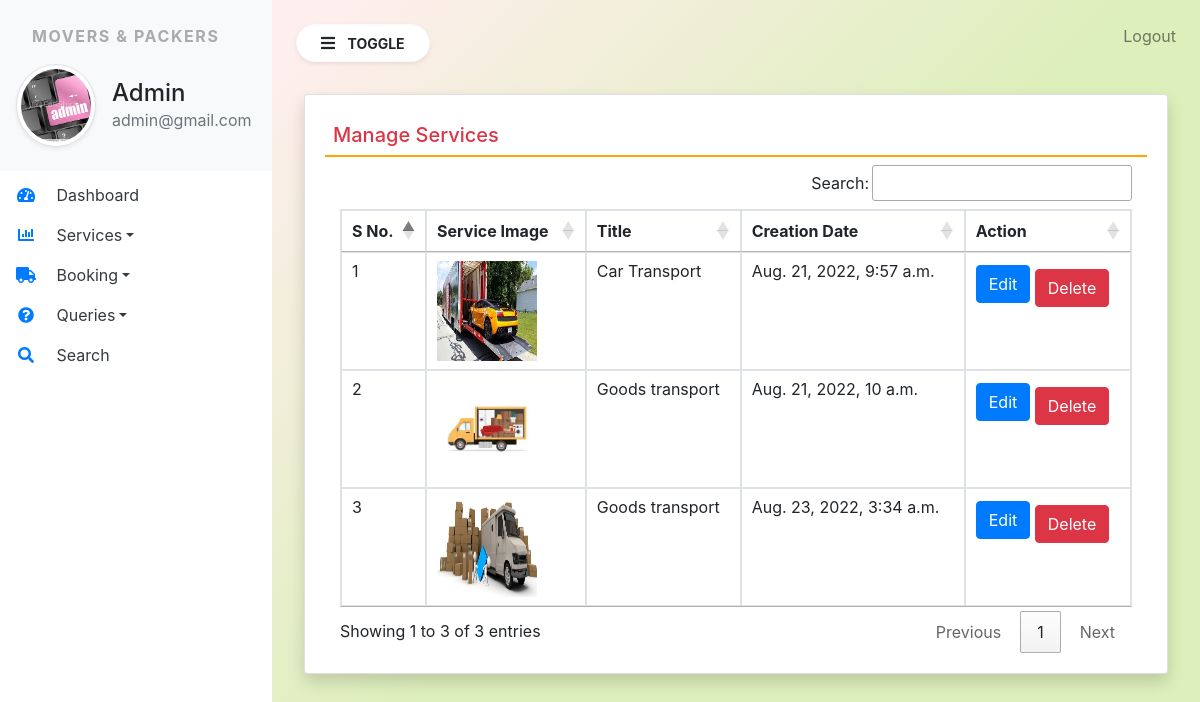
/manage_services (signed in), run on the app's committed database.
### moverspackers/models.py (models this page shows, shortened)
class Services(models.Model):
    title = models.CharField(max_length=200,null=True)
    description = models.CharField(max_length=5000,null=True)
    image = models.FileField(null=True)
    creationdate = models.DateTimeField(auto_now_add=True)

### moverspackers/views.py (the view)
# urls.py: path('manage_services',manage_services,name="manage_services"),
def manage_services(request):
    if not request.user.is_authenticated:
        return redirect('admin_login')
    services = Services.objects.all()
    return render(request,'manage_services.html',locals())

### moverspackers/templates/manage_services.html
{% extends 'admin_base.html' %}
{% block main %}
<div class="card shadow m-2">
    <div class="card-body">
        <h5 class="p-2 text-danger" style="border-bottom: 2px solid orange;">Manage Services </h5>
        <div class="container-fluid">
            <table class="table table-bordered" id="example">
                <thead>
                    <tr>
                     <th>S No.</th>
                     <th>Service Image</th>
                     <th>Title</th>
                     <th>Creation Date</th>
                     <th>Action</th>
                    </tr>
                </thead>
                <tbody>
                   {% for i in services %}
                   <tr>
                       <td>{{forloop.counter}}</td>
                       <td><img src="{{i.image.url}}" width="100" height="100"> </td>
                       <td>{{i.title}}</td>
                       <td>{{i.creationdate}}</td>
                       <td><a href="{% url 'edit_service' i.id  %}" class="btn btn-primary">Edit</a>
                       <a href="{% url 'delete_service' i.id  %}" class="btn btn-danger mt-2" onclick="return confirm('are you sure?')">Delete</a></td>
                   </tr>
                   {% endfor %}
                </tbody>
            </table>
        </div>
    </div>
</div>
{% endblock %}

### moverspackers/templates/admin_base.html (shortened to what this page needs)
{% load static %}
<html>
<head>
  <link rel="stylesheet" href="https://cdn.jsdelivr.net/npm/bootstrap@4.6.1/dist/css/bootstrap.min.css">
  <link rel="stylesheet" href="{% static 'css/sidebar.css' %}">
  <link rel="stylesheet" href="https://use.fontawesome.com/releases/v5.7.0/css/all.css">
<link rel="stylesheet" href="https://cdn.datatables.net/1.11.4/css/jquery.dataTables.min.css">
<link rel="stylesheet" href="https://cdn.datatables.net/buttons/2.2.2/css/buttons.dataTables.min.css">
</head>
<body>
    <div class="bg-white vertical-nav" id="sidebar">
        <div class="bg-light py-4 px-3 mb-1">
            <p class="font-weight-bold text-uppercase px-3 sidebar-title">Movers & Packers</p>
            <div class="media d-flex align-items-center">
                <img src="{% static 'images/admin.jpg' %}" alt="" width="80px" height="80px" class="mr-3 rounded-circle img-thumbnail shadow-sm">
                <div class="media-body">
                    <h4 class="mb-0">Admin</h4>
                    <p class="text-muted mb-0">{{request.user.email}}</p>
                </div>
            </div>
        </div>
        <ul class="nav flex-column bg-white">
            <li class="nav-item">
                <a href="{% url 'admin_home' %}" class="nav-link text-dark bg-white">
                    <i class="fas fa-tachometer-alt fa-fw mr-3 text-primary"></i>
                    Dashboard</a>
            </li>
            <li class="nav-item dropdown">
                <a href="#" class="dropdown-toggle nav-link text-dark bg-white" id='navbardrop' data-toggle='dropdown'>
                    <i class="fas fa-chart-bar fa-fw mr-3 text-primary"></i>
                    Services</a>
            </li>
            <li class="nav-item dropdown">
                <a href="#" class="dropdown-toggle nav-link text-dark bg-white" id='navbardrop' data-toggle='dropdown'>
                    <i class="fas fa-truck fa-fw mr-3 text-primary"></i>
                    Booking</a>
            </li>
            <li class="nav-item dropdown">
                <a href="#" class="dropdown-toggle nav-link text-dark bg-white" id='navbardrop' data-toggle='dropdown'>
                    <i class="fas fa-question-circle fa-fw mr-3 text-primary"></i>
                    Queries</a>
            </li>
            <li class="nav-item">
                <a href="{% url 'search' %}" class="nav-link text-dark bg-white">
                    <i class="fa fa-search fa-fw mr-3 text-primary"></i>
                    Search</a>
            </li>
        </ul>
    </div>
    <div class="page-content p-4" id="content">
        <a href="{% url 'logout' %}" title="logout" class="text-black-50 float-right">Logout</a>
        <button id="sidebarCollapse" type="button" class="btn btn-light bg-white rounded-pill shadow-sm px-4 mb-4">
            <i class="fas fa-bars mr-2"></i>
            <small class="text-uppercase font-weight-bold">Toggle</small></button>
        {% block main %}
        {% endblock %}
    </div>
</body>
</html>

### moverspackers/static/css/sidebar.css (style rules this page uses)
.sidebar-title { letter-spacing: 0.1em; color: #aaa; }
body { background-image: linear-gradient(135.9deg,rgb(255, 238, 238) 16.4%,rgba(221, 239, 187, 1) 56.1%); min-height: 100vh; }
.vertical-nav { min-width: 17rem; width: 17rem; height: 100vh; position: fixed; top: 0; left: 0; transition: all 0.4s; }
.page-content { width: calc(100%-17rem); margin-left: 17rem; transition: all 0.4s; }

### data on the page
Services: image (picture), title "Car Transport", creationdate "Aug. 21, 2022, 9:57 a.m."
Services: image (picture), title "Goods transport", creationdate "Aug. 21, 2022, 10 a.m."
Services: image (picture), title "Goods transport", creationdate "Aug. 23, 2022, 3:34 a.m."

### other printed values
{{ request.user.email }} "admin@gmail.com"
